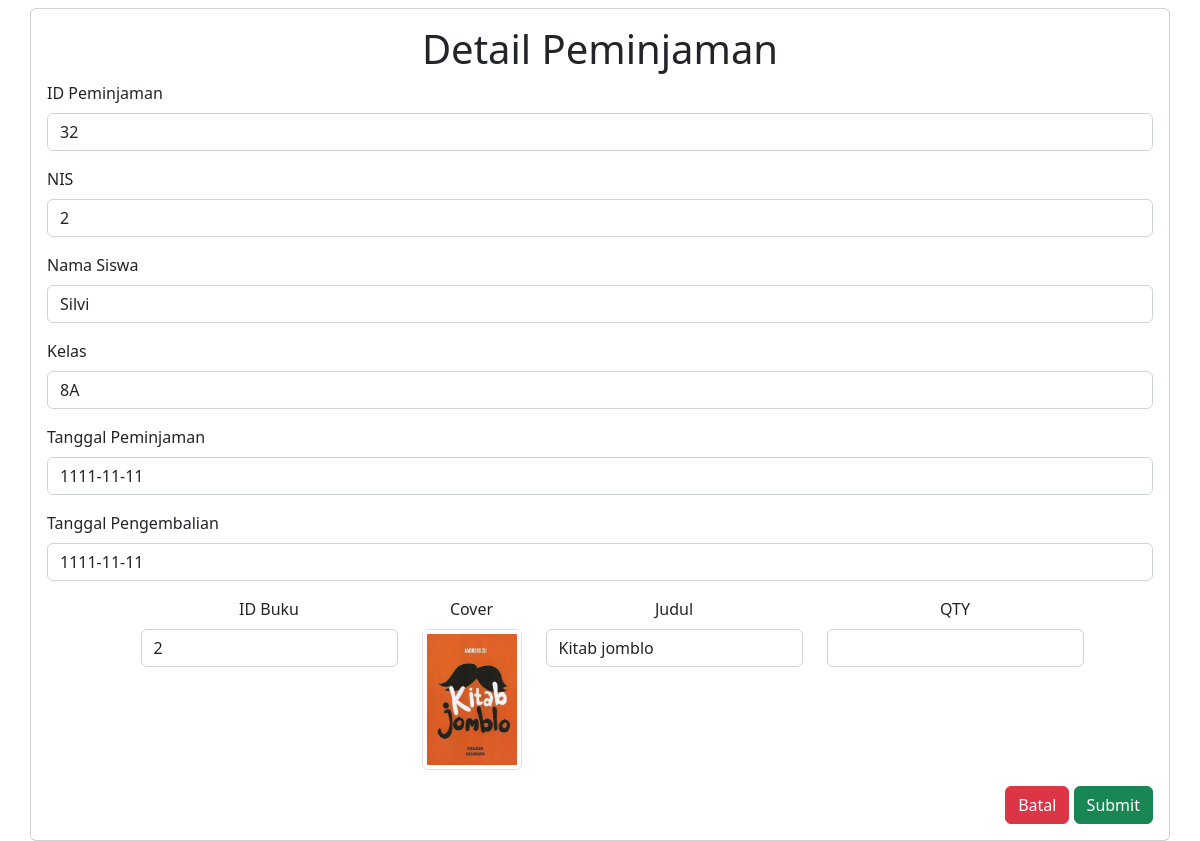
Before: /detail_peminjaman.php with the older database file.
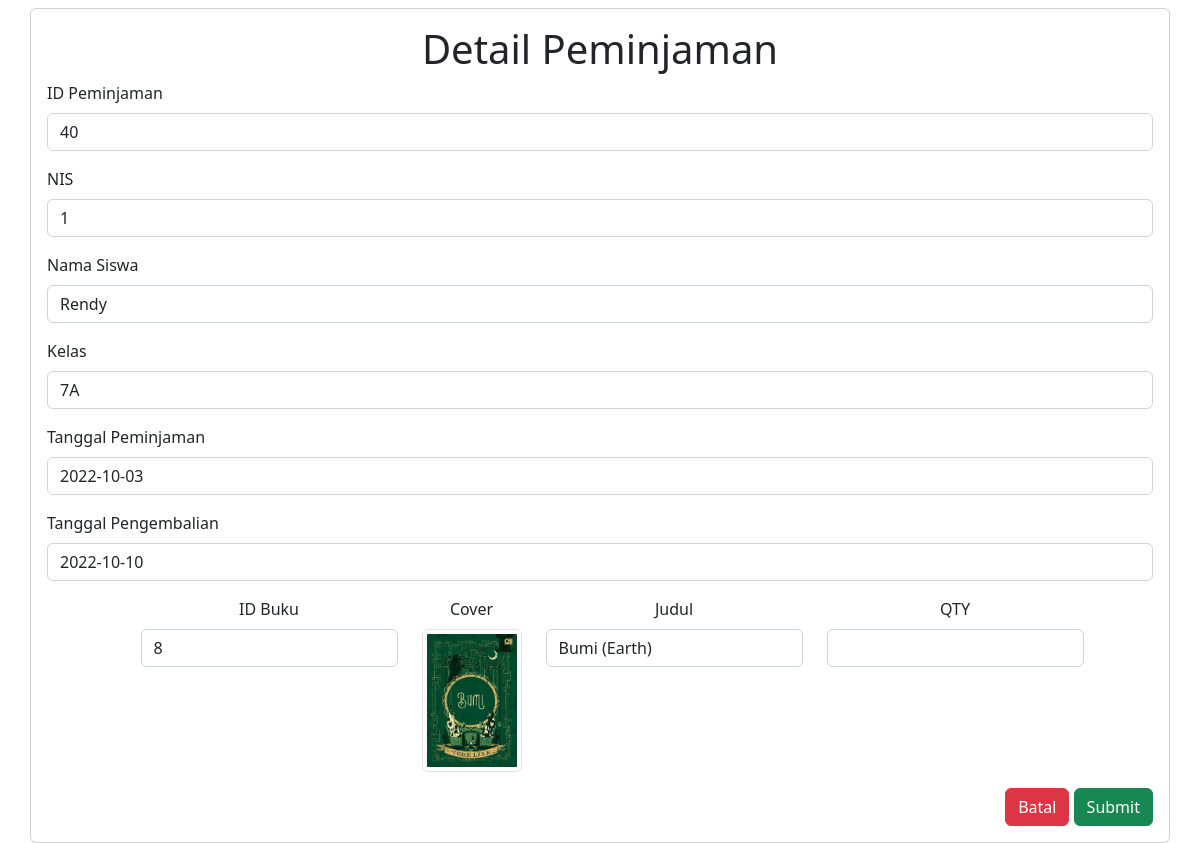
After: the same page with the newer database file.
### tables this page shows
CREATE TABLE `peminjaman` (
  `id_peminjaman` int(11) NOT NULL,
  `id_siswa` int(11) NOT NULL,
  `id_petugas` int(11) NOT NULL,
  `id_buku` int(11) NOT NULL,
  `tanggal_peminjaman` date NOT NULL,
  `tanggal_pengembalian` date NOT NULL
);

CREATE TABLE `siswa` (
  `nis` int(11) NOT NULL,
  `nama` varchar(255) NOT NULL,
  `jenis_kelamin` enum('L','P') NOT NULL,
  `alamat` varchar(50) NOT NULL,
  `id_kelas` int(2) NOT NULL
);

CREATE TABLE `kelas` (
  `id_kelas` int(11) NOT NULL,
  `nama_kelas` varchar(50) NOT NULL
);

CREATE TABLE `buku` (
  `id_buku` int(11) NOT NULL,
  `penulis` varchar(50) NOT NULL,
  `tahun` year(4) NOT NULL,
  `judul` varchar(255) NOT NULL,
  `kota` varchar(50) NOT NULL,
  `penerbit` varchar(50) NOT NULL,
  `cover` varchar(255) NOT NULL,
  `sinopsi` text NOT NULL,
  `stok` int(3) NOT NULL
);

### detail_peminjaman.php (the view, shortened to what this page needs)
<?php
include 'config.php';
?>
<!DOCTYPE html>
<html lang="en">
<head>
    <link rel="stylesheet" href="assets/bootstrap/css/bootstrap.min.css">
</head>
<body>
<div class="container card p-3 mt-2">
		<h1 class="text-center">Detail Peminjaman</h1>
		<form action="" method="post" enctype="multipart/form-data">
				<?php
					$ambil = mysqli_query($conn, "SELECT peminjaman.id_peminjaman,detail_peminjam.kuantitas,buku.id_buku,buku.judul,buku.cover, buku.judul, peminjaman.tanggal_peminjaman,peminjaman.tanggal_pengembalian, siswa.nama, siswa.nis, kelas.nama_kelas FROM peminjaman LEFT JOIN detail_peminjam ON peminjaman.id_peminjaman=detail_peminjam.id_peminjam JOIN buku ON peminjaman.id_buku=buku.id_buku JOIN siswa ON peminjaman.id_siswa=siswa.nis RIGHT JOIN kelas ON siswa.id_kelas=kelas.id_kelas  ORDER BY peminjaman.id_peminjaman DESC LIMIT 1;");
					while($data = mysqli_fetch_assoc($ambil)) {
				?>
				<div class="mb-3">
					<label for="" class="form-label">ID Peminjaman</label>
					<input type="text" class="form-control" name="id" value="<?php echo $data['id_peminjaman'] ?>"></input>
				</div>
				<div class="mb-3">
					<label for="" class="form-label">NIS</label>
					<input type="text" class="form-control" name="nis" value="<?php echo $data['nis'] ?>"></input>
				</div>
				<div class="mb-3">
					<label for="" class="form-label">Nama Siswa</label>
					<input type="text" class="form-control" name="nama" value="<?php echo $data['nama'] ?>"></input>
				</div>
				<div class="mb-3">
					<label for="" class="form-label">Kelas</label>
					<input type="text" class="form-control" name="kelas" value="<?php echo $data['nama_kelas'] ?>"></input>
				</div>
				<div class="mb-3">
					<label for="" class="form-label">Tanggal Peminjaman</label>
					<input type="text" class="form-control" name="pinjam" value="<?php echo $data['tanggal_peminjaman'] ?>"></input>
				</div>
				<div class="mb-3">
					<label for="" class="form-label">Tanggal Pengembalian</label>
					<input type="text" class="form-control" name="kembali" value="<?php echo $data['tanggal_pengembalian'] ?>"></input>
				</div>
				<div class="container d-flex text-center justify-content-center">
				<div class="mb-3 ms-4">
					<label for="" class="form-label">ID Buku</label>
					<input type="text" class="form-control" name="id_buku" value="<?php echo $data['id_buku'] ?>"></input>
				</div>
				<div class="mb-3 ms-4 d-flex flex-column">
					<label for="" class="form-label">Cover</label>
					<img src= "assets/cover/<?= $data['cover'] ?>" class= "img-thumbnail" alt=""
                    style="width: 100px;">
				</div>
				<div class="mb-3 ms-4">
					<label for="" class="form-label">Judul</label>
					<input type="text" class="form-control" name="judul" value="<?php echo $data['judul'] ?>" ></input>
				</div>
				<div class="mb-3 ms-4">
					<label for="" class="form-label">QTY</label>
					<input type="text" class="form-control" name="qty" ></input>
				</div>
				</div>
            <?php
            }
            ?>
		<div class="text-end">
			<a href="home.php" type="button" class="btn btn-danger"> Batal </a>
			<button type="submit" name="submit" class="btn btn-success">Submit</button>
		</div>
		</form>
	</div>
</body>
</html>

Changed rows visible on the page:
removed peminjaman: id "32", nis "2", nama "Silvi", kelas "8A", pinjam "1111-11-11", kembali "1111-11-11", id_buku "2", id_buku.cover (picture), judul "Kitab jomblo"
added peminjaman: id "40", nis "1", nama "Rendy", kelas "7A", pinjam "2022-10-03", kembali "2022-10-10", id_buku "8", id_buku.cover (picture), judul "Bumi (Earth)"
